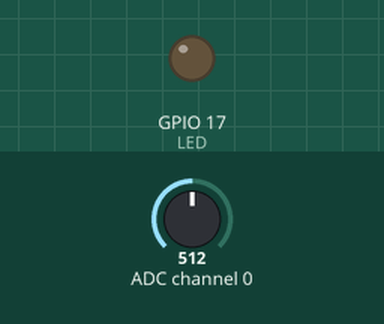
This program was run on a simulated Raspberry Pi (BCM pin numbers). On the bench: output pins drawn as LEDs (lit = HIGH). The inputs (shaded band) are chosen by the test bench; at power-on: ADC channel 0 = 512 (analog values on the 0–1023 scale).

Above: at 1.2 s.
1.3 s: ADC channel 0 set to 493
At 1.7 s:
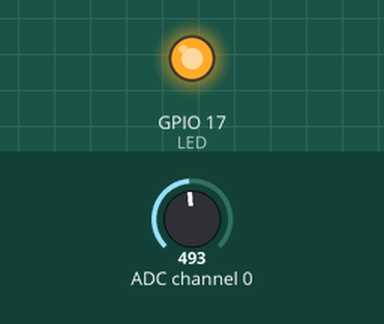
2.8 s: ADC channel 0 set to 522
At 4.0 s:
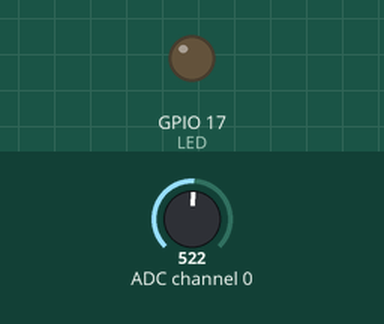
4.3 s: ADC channel 0 set to 511
At 5.2 s:
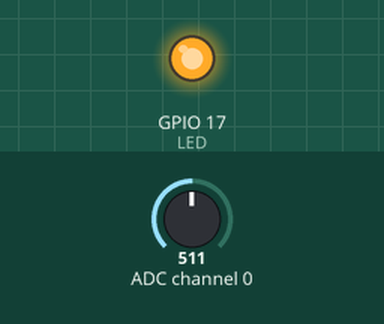
Timing chart, 0 to 7.3 s (numbered marks = the images above; inputs shaded):
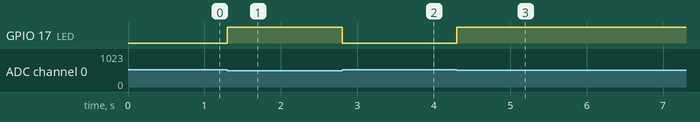

The program:

LDR_task.py
```python
import spidev
import time
import RPi.GPIO as GPIO


LED = 17
GPIO.setmode(GPIO.BCM)
GPIO.setup(LED, GPIO.OUT)

# SPI 인스턴스 생성
spi = spidev.SpiDev()

# SPI 통신 시작 ( spi.start() 아님! )
spi.open(0,0)    # bus:0, dev:0 (CE0, CE1)

# SPI 통신 최대 속도 설정
spi.max_speed_hz = 1000000

# 0~7까지 채널에서 SPI 데이터 읽기 ( 안 내용 이해하려 하지 마라! )


def analog_read(channel):
    # [byte_1, byte_2, byte_3]
    # byte_1 : 1
    # byte_2 : channel(0) + 8 -> 0000 1000 << 4 -> 1000 0000
    # byte_3 : 0
    ret = spi.xfer2([1, (channel + 8) << 4, 0])
    adc_out = ((ret[1] & 3) << 8) + ret[2]
    return adc_out


try:
    while True:
        ldr_value = analog_read(0)    # 0 ~ 1023
        if(ldr_value >= 512):
            GPIO.output(LED, GPIO.LOW)
        else:
            GPIO.output(LED, GPIO.HIGH)
finally:
    spi.close()
    GPIO.cleanup()
```

Measured:
- the behaviour switches between 512 and 511 on ADC channel 0 (found by bisection; images 0 and 1)
- after the input at 1.3 s, GPIO 17 (LED): LOW → HIGH at once
- after the input at 2.8 s, GPIO 17 (LED): HIGH → LOW at once
- after the input at 4.3 s, GPIO 17 (LED): LOW → HIGH at once
